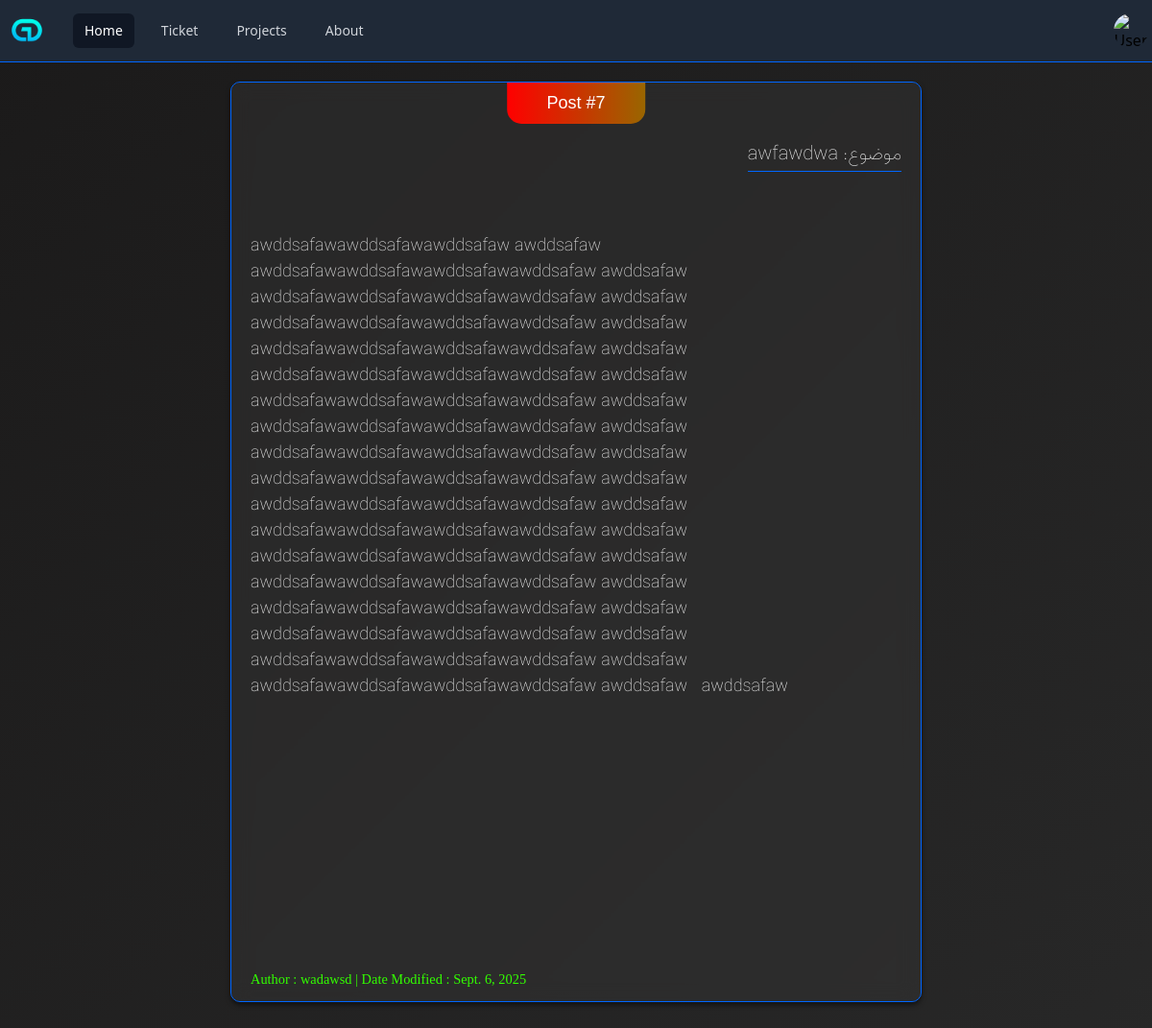
Screenshot of /post/7/ with the database file from the repository.
### Homepage/models.py (models this page shows, shortened)
class PostsModel(models.Model):
    Author = models.CharField(max_length=30)
    Title = models.CharField(max_length=40)
    Summary = models.TextField(default='')
    Date = models.DateField(auto_now_add=True)
    Content = models.TextField()
    JustDate = models.DateTimeField(auto_now_add=True)

### Posts/views.py (the view)
# urls.py: path('post/', include('Posts.urls')),
class Posts(View):
    def get(self, request, id):
        obj = get_object_or_404(PostsModel, id=id)
        return render(request, 'Posts.html', {'obj':obj})

### Posts/templates/Posts.html (shortened to what this page needs)
{% extends "Base.html" %}
{% load static %}
{% block head %}{% include "Navbar.html" %}{% endblock head %}
{% block body %}
<div class="card">
  <header>Post #{{ obj.id }}</header>
  <p class="title">موضوع: {{ obj.Title }}</p>
  <p class="content" dir='auto'>{{ obj.Content|safe }}</p>
<small class="author" dir="ltr">
  Author : {{ obj.Author }} | Date Modified : {{ obj.Date }}
</small>
</div>
{% endblock body %}

### rows the page displays
PostsModel: id "7", Title "awfawdwa", Content "awddsafawawddsafawawddsafaw awddsafaw awddsafawawddsafawawddsafawawddsafaw awddsafaw awddsafawawddsafawawddsafawawddsafaw awddsafaw awddsafawawddsafawawddsafawawddsafaw awddsafaw awddsafawawddsafawawddsafawawddsafaw awddsafaw awddsafawawddsafawawddsafawawddsafaw awddsafaw awddsafawawddsafawawddsafawawddsafaw awddsafaw awddsafawawddsafawawddsafawawddsafaw awddsafaw awddsafawawddsafawawddsafawawddsafaw awddsafaw awddsafawawddsafawawddsafawawddsafaw awddsafaw awddsafawawddsafawawddsafawawddsafaw awddsafaw awddsafawawddsafawawddsafawawddsafaw awddsafaw awddsafawawddsafawawddsafawawddsafaw awddsafaw awddsafawawddsafawawddsafawawddsafaw awddsafaw awddsafawawddsafawawddsafawawddsafaw awddsafaw…", Author "wadawsd", Date "Sept. 6, 2025"
